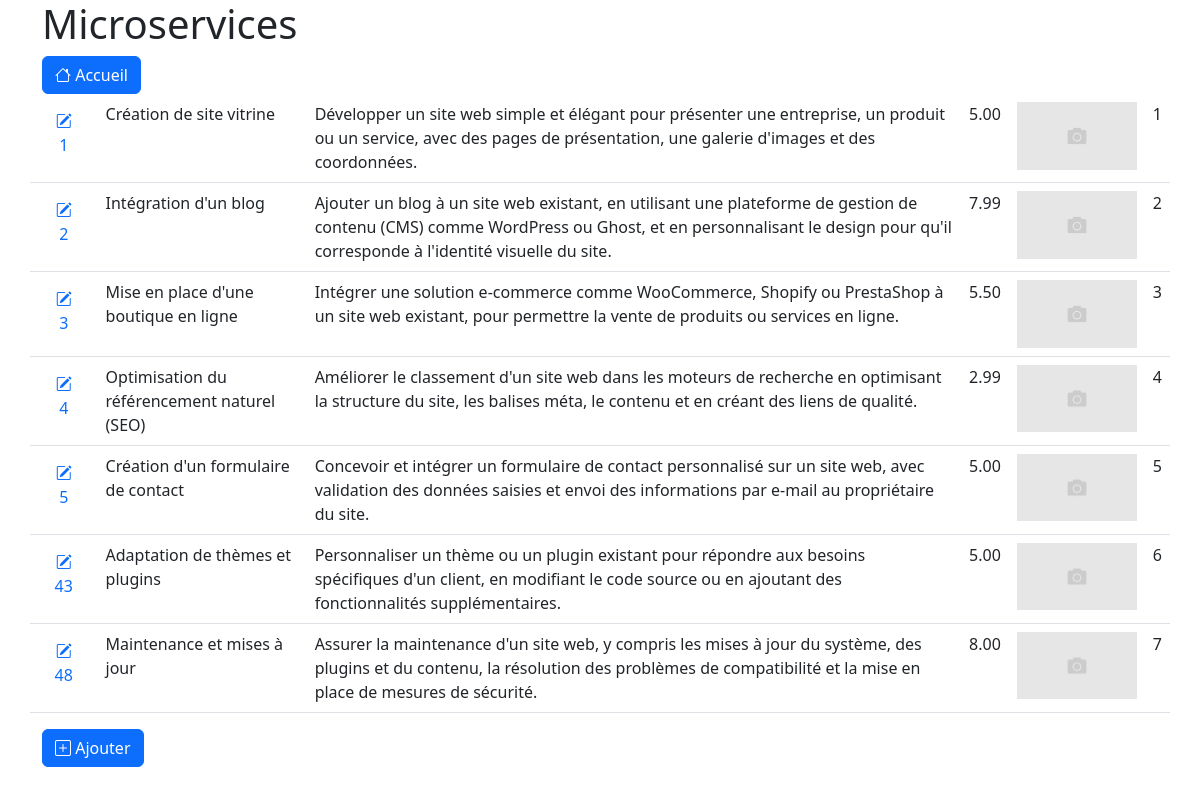
Page /dashboard.php on the committed database.
### tables this page shows
CREATE TABLE `microservices` (
  `microservice_id` int NOT NULL,
  `Titre` varchar(255) NOT NULL,
  `Contenu` text NOT NULL,
  `Prix` decimal(10,2) DEFAULT NULL,
  `Image` varchar(255) NOT NULL,
  `user_id` int DEFAULT NULL
);

### functions.php (the view, shortened to what this page needs)
<?php
function getAll($table)
{
    try {
        $db = new Database();
        $connexion = $db->getPDO();
        $sql = "SELECT * FROM $table";
        $req = $connexion->query($sql);
        $row = $req->fetchAll();
        return $row;
    } catch (PDOException $e) {
        echo "Erreur: " . $e->getMessage();
    }
}
function displayTable($table)
{
    $rows = getAll($table);
?>
    <table class="table table-hover">
        <tbody>
            <?php
            foreach ($rows as $row) :
            ?>
                <tr class="position-relative">
                    <td scope="col">
                        <a class="btn btn-link stretched-link text-decoration-none" href="ajouter-un-microservice.php?id=<?= $row['microservice_id'] ?>"><i class="bi bi-pencil-square"></i> <?= $row['microservice_id'] ?></a>
                    </td>
                    <td scope="col">
                        <?= $row['Titre'] ?>
                    </td>
                    <td scope="col">
                        <?= $row['Contenu'] ?>
                    </td>
                    <td scope="col">
                        <?= $row['Prix'] ?>
                    </td>
                    <td scope="col text-center">
                        <img src="<?= 'uploads/images/' . $row['Image'] ?>" alt="<?= $row['Contenu'] ?>" width="120">
                    </td>
                    <td scope="col">
                        <?= $row['user_id'] ?>
                    </td>
                </tr>
            <?php
            endforeach;
            ?>
        </tbody>
    </table>
    <?php
}
    ?>

### rows in the picture
microservices: microservice_id "1", Titre "Création de site vitrine", Contenu "Développer un site web simple et élégant pour présenter une entreprise, un produit ou un service, avec des pages de présentation, une galerie d'images et des coordonnées.", Prix "5.00", Image (placeholder picture), user "1"
microservices: microservice_id "2", Titre "Intégration d'un blog", Contenu "Ajouter un blog à un site web existant, en utilisant une plateforme de gestion de contenu (CMS) comme WordPress ou Ghost, et en personnalisant le design pour qu'il corresponde à l'identité visuelle du site.", Prix "7.99", Image (placeholder picture), user "2"
microservices: microservice_id "3", Titre "Mise en place d'une boutique en ligne", Contenu "Intégrer une solution e-commerce comme WooCommerce, Shopify ou PrestaShop à un site web existant, pour permettre la vente de produits ou services en ligne.", Prix "5.50", Image (placeholder picture), user "3"
microservices: microservice_id "4", Titre "Optimisation du référencement naturel (SEO)", Contenu "Améliorer le classement d'un site web dans les moteurs de recherche en optimisant la structure du site, les balises méta, le contenu et en créant des liens de qualité.", Prix "2.99", Image (placeholder picture), user "4"
microservices: microservice_id "5", Titre "Création d'un formulaire de contact", Contenu "Concevoir et intégrer un formulaire de contact personnalisé sur un site web, avec validation des données saisies et envoi des informations par e-mail au propriétaire du site.", Prix "5.00", Image (placeholder picture), user "5"
microservices: microservice_id "43", Titre "Adaptation de thèmes et plugins", Contenu "Personnaliser un thème ou un plugin existant pour répondre aux besoins spécifiques d'un client, en modifiant le code source ou en ajoutant des fonctionnalités supplémentaires.", Prix "5.00", Image (placeholder picture), user "6"
microservices: microservice_id "48", Titre "Maintenance et mises à jour", Contenu "Assurer la maintenance d'un site web, y compris les mises à jour du système, des plugins et du contenu, la résolution des problèmes de compatibilité et la mise en place de mesures de sécurité.", Prix "8.00", Image (placeholder picture), user "7"
